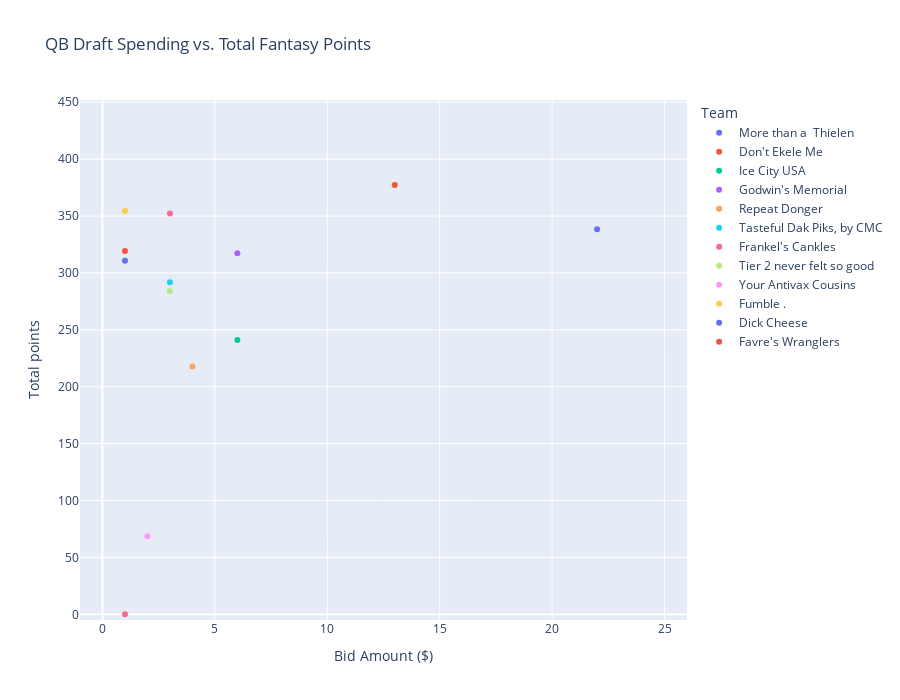

The notebook cell saved with this chart:
### Code cell
acquisition_method = 'Draft'
position_subset = ['QB']

df = df_stints_f_draft[df_stints_f_draft['Position'].isin(position_subset)]

get_acquisitions_scatterplot(df , ' '.join(position_subset), acquisition_method)

### Figure 1 — Plotly figure (JSON) as saved in the notebook; plotly's stock layout.template omitted (floating-point values rounded to 4 significant figures)
{"data": [{"customdata": [["More than a  Thielen", 22, 338.3, [1, 2, 3, 4, 5, 6, 7, 8, 9, 10, 11, 13, 14, 15, 16, 17]]], "hovertemplate": "<b>%{hovertext}</b><br><br>Team=%{customdata[0]}<br>Bid Amount ($)=%{customdata[1]}<br>Total points=%{customdata[2]}<br>Stint (wks)=%{customdata[3]}<extra></extra>", "hovertext": ["Patrick Mahomes, QB (KC)"], "legendgroup": "More than a  Thielen", "marker": {"color": "#636efa", "symbol": "circle"}, "mode": "markers", "name": "More than a  Thielen", "showlegend": true, "type": "scatter", "x": [22], "xaxis": "x", "y": [338.3], "yaxis": "y"}, {"customdata": [["Don't Ekele Me", 13, 377.4, [1, 2, 3, 4, 5, 6, 8, 9, 10, 11, 12, 13, 14, 15, 16, 17]]], "hovertemplate": "<b>%{hovertext}</b><br><br>Team=%{customdata[0]}<br>Bid Amount ($)=%{customdata[1]}<br>Total points=%{customdata[2]}<br>Stint (wks)=%{customdata[3]}<extra></extra>", "hovertext": ["Josh Allen, QB (BUF)"], "legendgroup": "Don't Ekele Me", "marker": {"color": "#EF553B", "symbol": "circle"}, "mode": "markers", "name": "Don't Ekele Me", "showlegend": true, "type": "scatter", "x": [13], "xaxis": "x", "y": [377.4], "yaxis": "y"}, {"customdata": [["Ice City USA", 6, 241.1, [1, 2, 3, 4, 5, 6, 7, 9, 10, 11, 12, 13, 14, 15, 16, 17]]], "hovertemplate": "<b>%{hovertext}</b><br><br>Team=%{customdata[0]}<br>Bid Amount ($)=%{customdata[1]}<br>Total points=%{customdata[2]}<br>Stint (wks)=%{customdata[3]}<extra></extra>", "hovertext": ["Lamar Jackson, QB (BAL)"], "legendgroup": "Ice City USA", "marker": {"color": "#00cc96", "symbol": "circle"}, "mode": "markers", "name": "Ice City USA", "showlegend": true, "type": "scatter", "x": [6], "xaxis": "x", "y": [241.1], "yaxis": "y"}, {"customdata": [["Godwin's Memorial", 6, 317.3, [1, 2, 3, 4, 5, 6, 7, 8, 9, 10, 11, 12, 14, 15, 16, 17]]], "hovertemplate": "<b>%{hovertext}</b><br><br>Team=%{customdata[0]}<br>Bid Amount ($)=%{customdata[1]}<br>Total points=%{customdata[2]}<br>Stint (wks)=%{customdata[3]}<extra></extra>", "hovertext": ["Aaron Rodgers, QB (GB)"], "legendgroup": "Godwin's Memorial", "marker": {"color": "#ab63fa", "symbol": "circle"}, "mode": "markers", "name": "Godwin's Memorial", "showlegend": true, "type": "scatter", "x": [6], "xaxis": "x", "y": [317.3], "yaxis": "y"}, {"customdata": [["Repeat Donger", 4, 217.8, [1, 2, 3, 4, 5, 6, 7, 8, 10, 11, 12, 13, 14, 15, 16, 17]]], "hovertemplate": "<b>%{hovertext}</b><br><br>Team=%{customdata[0]}<br>Bid Amount ($)=%{customdata[1]}<br>Total points=%{customdata[2]}<br>Stint (wks)=%{customdata[3]}<extra></extra>", "hovertext": ["Russell Wilson, QB (SEA)"], "legendgroup": "Repeat Donger", "marker": {"color": "#FFA15A", "symbol": "circle"}, "mode": "markers", "name": "Repeat Donger", "showlegend": true, "type": "scatter", "x": [4], "xaxis": "x", "y": [217.8], "yaxis": "y"}, {"customdata": [["Tasteful Dak Piks, by CMC", 3, 291.8, [1, 2, 3, 4, 5, 6, 8, 9, 10, 11, 12, 13, 14, 15, 16, 17]]], "hovertemplate": "<b>%{hovertext}</b><br><br>Team=%{customdata[0]}<br>Bid Amount ($)=%{customdata[1]}<br>Total points=%{customdata[2]}<br>Stint (wks)=%{customdata[3]}<extra></extra>", "hovertext": ["Dak Prescott, QB (DAL)"], "legendgroup": "Tasteful Dak Piks, by CMC", "marker": {"color": "#19d3f3", "symbol": "circle"}, "mode": "markers", "name": "Tasteful Dak Piks, by CMC", "showlegend": true, "type": "scatter", "x": [3], "xaxis": "x", "y": [291.8], "yaxis": "y"}, {"customdata": [["Frankel's Cankles", 3, 352.3, [1, 2, 3, 4, 5, 6, 8, 9, 10, 11, 12, 13, 14, 15, 16, 17]], ["Frankel's Cankles", 1, 0, []]], "hovertemplate": "<b>%{hovertext}</b><br><br>Team=%{customdata[0]}<br>Bid Amount ($)=%{customdata[1]}<br>Total points=%{customdata[2]}<br>Stint (wks)=%{customdata[3]}<extra></extra>", "hovertext": ["Justin Herbert, QB (LAC)", "Deshaun Watson, QB (HOU)"], "legendgroup": "Frankel's Cankles", "marker": {"color": "#FF6692", "symbol": "circle"}, "mode": "markers", "name": "Frankel's Cankles", "showlegend": true, "type": "scatter", "x": [3, 1], "xaxis": "x", "y": [352.3, 0], "yaxis": "y"}, {"customdata": [["Tier 2 never felt so good", 3, 284.1, [1, 2, 3, 4, 5, 6, 7, 8, 9, 10, 11, 13, 14, 15, 16, 17]], ["Tier 2 never felt so good", 1, 310.9, [1, 2, 3, 4, 5, 6, 7, 8, 9, 10, 12, 13, 14, 15, 16, 17]]], "hovertemplate": "<b>%{hovertext}</b><br><br>Team=%{customdata[0]}<br>Bid Amount ($)=%{customdata[1]}<br>Total points=%{customdata[2]}<br>Stint (wks)=%{customdata[3]}<extra></extra>", "hovertext": ["Kyler Murray, QB (ARI)", "Matthew Stafford, QB (LAR)"], "legendgroup": "Tier 2 never felt so good", "marker": {"color": "#B6E880", "symbol": "circle"}, "mode": "markers", "name": "Tier 2 never felt so good", "showlegend": true, "type": "scatter", "x": [3, 1], "xaxis": "x", "y": [284.1, 310.9], "yaxis": "y"}, {"customdata": [["Your Antivax Cousins", 2, 68.7, [1, 2, 3, 4]]], "hovertemplate": "<b>%{hovertext}</b><br><br>Team=%{customdata[0]}<br>Bid Amount ($)=%{customdata[1]}<br>Total points=%{customdata[2]}<br>Stint (wks)=%{customdata[3]}<extra></extra>", "hovertext": ["Ryan Tannehill, QB (TEN)"], "legendgroup": "Your Antivax Cousins", "marker": {"color": "#FF97FF", "symbol": "circle"}, "mode": "markers", "name": "Your Antivax Cousins", "showlegend": true, "type": "scatter", "x": [2], "xaxis": "x", "y": [68.7], "yaxis": "y"}, {"customdata": [["Fumble .", 1, 354.5, [1, 2, 3, 4, 5, 6, 7, 8, 10, 11, 12, 13, 14, 15, 16, 17]]], "hovertemplate": "<b>%{hovertext}</b><br><br>Team=%{customdata[0]}<br>Bid Amount ($)=%{customdata[1]}<br>Total points=%{customdata[2]}<br>Stint (wks)=%{customdata[3]}<extra></extra>", "hovertext": ["Tom Brady, QB (TB)"], "legendgroup": "Fumble .", "marker": {"color": "#FECB52", "symbol": "circle"}, "mode": "markers", "name": "Fumble .", "showlegend": true, "type": "scatter", "x": [1], "xaxis": "x", "y": [354.5], "yaxis": "y"}, {"customdata": [["Dick Cheese", 1, 310.8, [1, 2, 3, 4, 5, 6, 7, 8, 9, 10, 11, 12, 13, 15, 16, 17]]], "hovertemplate": "<b>%{hovertext}</b><br><br>Team=%{customdata[0]}<br>Bid Amount ($)=%{customdata[1]}<br>Total points=%{customdata[2]}<br>Stint (wks)=%{customdata[3]}<extra></extra>", "hovertext": ["Jalen Hurts, QB (PHI)"], "legendgroup": "Dick Cheese", "marker": {"color": "#636efa", "symbol": "circle"}, "mode": "markers", "name": "Dick Cheese", "showlegend": true, "type": "scatter", "x": [1], "xaxis": "x", "y": [310.8], "yaxis": "y"}, {"customdata": [["Favre's Wranglers", 1, 319.2, [1, 2, 3, 4, 5, 6, 7, 8, 9, 11, 12, 13, 14, 15, 16, 17]]], "hovertemplate": "<b>%{hovertext}</b><br><br>Team=%{customdata[0]}<br>Bid Amount ($)=%{customdata[1]}<br>Total points=%{customdata[2]}<br>Stint (wks)=%{customdata[3]}<extra></extra>", "hovertext": ["Joe Burrow, QB (CIN)"], "legendgroup": "Favre's Wranglers", "marker": {"color": "#EF553B", "symbol": "circle"}, "mode": "markers", "name": "Favre's Wranglers", "showlegend": true, "type": "scatter", "x": [1], "xaxis": "x", "y": [319.2], "yaxis": "y"}], "layout": {"height": 700, "legend": {"title": {"text": "Team"}, "tracegroupgap": 0}, "title": {"text": "QB Draft Spending vs. Total Fantasy Points"}, "width": 900, "xaxis": {"anchor": "y", "domain": [0, 1], "range": [-1, 26], "title": {"text": "Bid Amount ($)"}}, "yaxis": {"anchor": "x", "domain": [0, 1], "range": [-5, 452], "title": {"text": "Total points"}}}}
